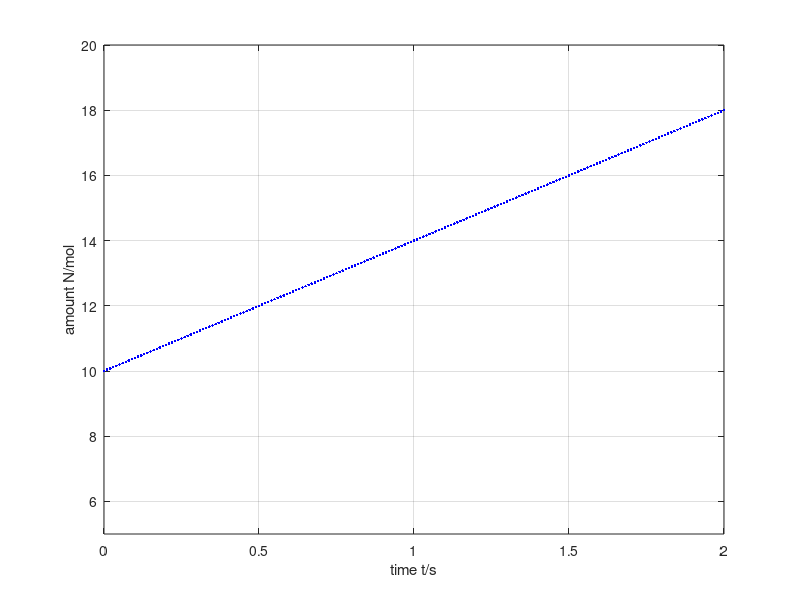

MATLAB code to generate this figure:
%%% Numerical simulation for amount of substance in volume

%% Initial conditions
t = 0; % s: initial time
N = 10; % mol: amount of substance

%% Boundary conditions
J = 4; % mol/s: net influx, constant
A = 0; % net/s: net supply, constant

%% Parameters for time loop
t1 = 2; % s: final time
dt = 0.01; % s: time step %@

%% Plotting
dtplot = t1/360; % time interval between plots
tplot = dtplot; % time for next plot
clf;
plot(t, N, 'b.')
xlim([0, t1]);
ylim([5, 20]);
xlabel('time t/s');
ylabel('amount N/mol');
grid on;
hold on; %@

%% numerical time integration
while t < t1
  %% step forward in time with balance laws
  t = t + dt;
  N = N + (J + A) * dt; %Q

  %% plot
  if t > tplot
    plot(t, N, '.b')
    pause(0)
    tplot = tplot + dtplot;
  end %@
end
